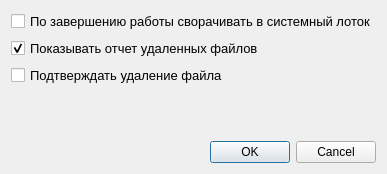
<?xml version="1.0" encoding="UTF-8"?>
<ui version="4.0">
 <class>Form</class>
 <widget class="QWidget" name="Form">
  <property name="geometry">
   <rect>
    <x>0</x>
    <y>0</y>
    <width>382</width>
    <height>174</height>
   </rect>
  </property>
  <property name="windowTitle">
   <string>Form</string>
  </property>
  <layout class="QFormLayout" name="formLayout">
   <item row="0" column="0">
    <widget class="QCheckBox" name="checkBox_1">
     <property name="enabled">
      <bool>true</bool>
     </property>
     <property name="font">
      <font>
       <pointsize>10</pointsize>
      </font>
     </property>
     <property name="text">
      <string>По завершению работы сворачивать в системный лоток</string>
     </property>
     <property name="checked">
      <bool>false</bool>
     </property>
    </widget>
   </item>
   <item row="1" column="0">
    <widget class="QCheckBox" name="checkBox_2">
     <property name="font">
      <font>
       <pointsize>10</pointsize>
      </font>
     </property>
     <property name="text">
      <string>Показывать отчет удаленных файлов</string>
     </property>
     <property name="checked">
      <bool>true</bool>
     </property>
    </widget>
   </item>
   <item row="2" column="0">
    <widget class="QCheckBox" name="checkBox_3">
     <property name="font">
      <font>
       <pointsize>10</pointsize>
      </font>
     </property>
     <property name="text">
      <string>Подтверждать удаление файла</string>
     </property>
    </widget>
   </item>
   <item row="3" column="0" colspan="2">
    <spacer name="verticalSpacer">
     <property name="orientation">
      <enum>Qt::Vertical</enum>
     </property>
     <property name="sizeHint" stdset="0">
      <size>
       <width>20</width>
       <height>40</height>
      </size>
     </property>
    </spacer>
   </item>
   <item row="4" column="0" colspan="2">
    <widget class="QDialogButtonBox" name="buttonBox">
     <property name="standardButtons">
      <set>QDialogButtonBox::Cancel|QDialogButtonBox::Ok</set>
     </property>
    </widget>
   </item>
  </layout>
 </widget>
 <resources/>
 <connections>
  <connection>
   <sender>buttonBox</sender>
   <signal>clicked(QAbstractButton*)</signal>
   <receiver>Form</receiver>
   <slot>close()</slot>
   <hints>
    <hint type="sourcelabel">
     <x>243</x>
     <y>154</y>
    </hint>
    <hint type="destinationlabel">
     <x>236</x>
     <y>-10</y>
    </hint>
   </hints>
  </connection>
 </connections>
</ui>
